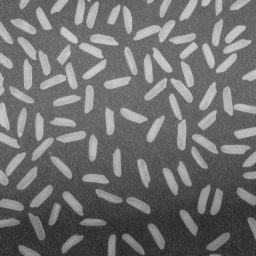
#> input picture lab4/rice.png, 256 x 256 px
$ jupyter execute 04_thresholding_hw.ipynb
#> lines starting #> are read from the running program, lines starting #| are printed output that depends on the picture; after the words box and inside, x2 and y2 are one past the last pixel; in counts of white or black regions, pixels touching at a corner belong together
# Binaryzacja

### Zadanie domowe - binaryzacja adaptacyjna w oknach z interpolacją.

Pokazana w ramach podstawowej części ćwiczenia binaryzacja adaptacyjna działa dobrze, ale jest dość złożona obliczeniowo (choć oczywiście należy mieć świadomość, że implementację można zoptymalizować i wyeliminować pewne powtarzające się obliczenia).
Zbliżone rozwiązanie można również realizować w nieco innym wariancie - w oknach.
Ogólna idea jest następująca: wejściowy obraz dzielimy na nienachodzące (rozłączne) okna - wygodnie jest założyć, że są one kwadratowe i o rozmiarze będącym potęgą liczby 2.
W każdym z okien obliczamy próg - niech to będzie średnia i stosujemy do binaryzacji lokalnej.
Jak nietrudno się domyślić efekt nie będzie dobry, gdyż na granicach okien wystąpią artefakty.
Aby je wyeliminować należy zastosować interpolację, co zostanie szczegółowo opisane poniżej.
Warto zaznaczyć, że podobny mechanizm interpolacji stosowany jest w poznanym wcześniej algorytmie CLAHE.
Zainteresowane osoby odsyłam do artykułu na [Wikipedii](https://en.wikipedia.org/wiki/Adaptive_histogram_equalization) oraz do artykułu o metodzie CLAHE - Zuiderveld, Karel. “Contrast Limited Adaptive Histograph Equalization.” Graphic Gems IV. San Diego: Academic Press Professional, 1994. 474–485.

Na początek zaimplementujemy wariant metody bez interpolacji:
1. Wczytaj obraz _rice.png_.
2. W dwóch pętlach `for`, dla okien o ustalonym wymiarze $W$ (potęga 2), oblicz średnią:
- pętle powinny mieć krok $W$,
- wynik (tj. średnie) należy zapisać w pomocniczej tablicy,
- przydatny operator to `//` - dzielenie całkowitoliczbowe (*floor division*).

3. W kolejnych dwóch pętlach `for` (tym razem o kroku 1) przeprowadź binaryzację z wyznaczonymi progami.
   Tu oczywiście należy się sprytnie odwołać do wyników z tablicy pomocniczej.
   Wyświetl wyniki - czy jest on poprawny?
   Podpowiedź - błędy lepiej widać dla mniejszego rozmiaru okna (np. 16 x 16).

[cell 1]
import matplotlib.pyplot as plt
import cv2
import numpy as np
import os

rice = cv2.imread('rice.png',cv2.IMREAD_GRAYSCALE)
#> rice is the input picture: shape (256, 256); min 40, max 204, mean 111.4

def binarization(img, W):
#> called with W = 16
    X,Y = img.shape
#> X = 256; Y = 256
    mean = np.zeros((X,Y))
    new_img = np.zeros(img.shape)

    for j in range(W//2, Y-W//2-1):
        for i in range(W//2, X-W//2-1):
            neigh = rice[j-(W//2):j+W//2+1,i-W//2:i+(W//2)+1]
            mean[j,i] = cv2.mean(neigh)[0]
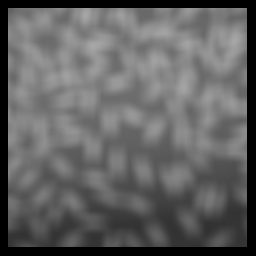
#> mean: shape (256, 256) float64; min 0, max 167.6, mean 98.1

    for i in range(X):
        for j in range(Y):
            new_img[i,j] = img[i,j] > mean[i//W,j//W]
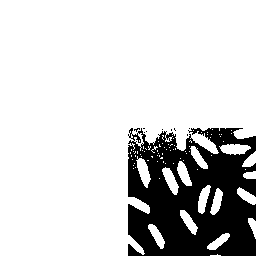
#> new_img: shape (256, 256) float64; values 0 (black) and 1 (white), 81.6% white; 10 black regions (9 under 20 px), largest, box (x1, y1, x2, y2) and area: (128, 128, 256, 256) 12060
    return new_img

rice_bin = binarization(rice,16)
plt.imshow(rice_bin,'gray')

$ run again, with lab4/catalogue.png copied over lab4/rice.png
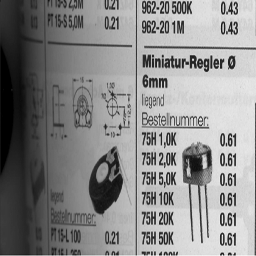
#> input picture lab4/catalogue.png, 256 x 256 px
#> rice is the input picture: shape (256, 256); min 0, max 251, mean 138
#> after the loop in binarization, `for j in range(W//2, Y-W//2-1):`:
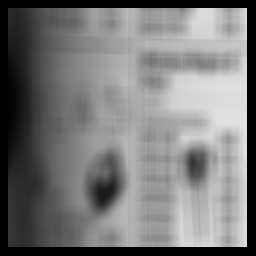
#> mean: shape (256, 256) float64; min 0, max 225.4, mean 121
#> after the loop in binarization, `for i in range(X):`:
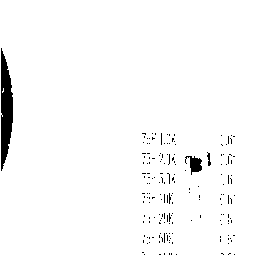
#> new_img: shape (256, 256) float64; values 0 (black) and 1 (white), 97.5% white; 177 black regions (174 under 20 px), largest, box (x1, y1, x2, y2) and area: (1, 48, 13, 171) 1009, (185, 156, 202, 175) 173, (207, 152, 211, 166) 31

$ run again, with lab4/coins.png copied over lab4/rice.png
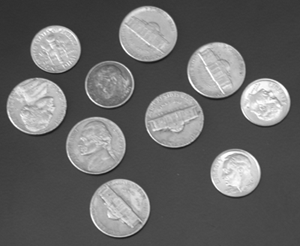
#> input picture lab4/coins.png, 300 x 246 px
#> rice is the input picture: shape (246, 300); min 23, max 255, mean 103
#> after the loop in binarization, `for j in range(W//2, Y-W//2-1):`:
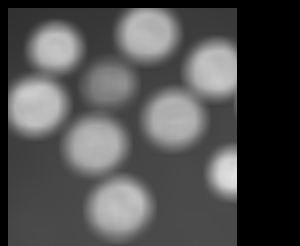
#> mean: shape (246, 300) float64; min 0, max 227, mean 79.9
